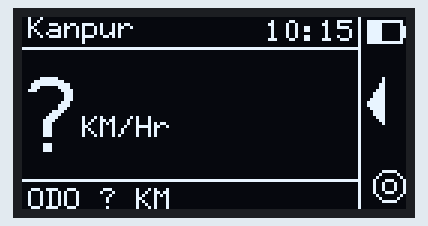
Simulated run of this sketch. Board: Arduino Uno, built with avr-gcc and run on an emulated ATmega328P. Shown: 128×64 one-colour display.

Above: at 0.1 s.

The sketch:

display.ino
```cpp
// #include <Wire.h>
// #include <U8g2lib.h>

// // SH1106 128x64 I2C
// U8G2_SH1106_128X64_NONAME_F_HW_I2C u8g2(U8G2_R0, U8X8_PIN_NONE);

// int blinkCounter = 0; // for blinking indicator

// void setup() {
//   Serial.begin(9600);

//   u8g2.begin();
// }

// int ind()
// {
//   if (Serial.available()) {
//     String s = Serial.readStringUntil('\n'); // read line until Enter
//     s.trim(); // remove spaces/newlines
//     if (s == "1") return 1;
//     if (s == "-1") return -1;
//     if (s == "0") return 0;
//   }
//   return 2; // no new input
// }

// int prev = 0;
// void loop()
// {
//  int indicator = ind();

//   if (indicator == 2) {
//     indicator = prev;         // keep last value if no new input
//   } else if (indicator == prev) {
//     indicator = 0;            // toggle off if same input comes again
//   }
//   prev = indicator;


//   casualRide(123.4, 45.6, 90.0, 78.0, indicator);

//   delay(200); // slower refresh for clearer blink
// }

// void casualRide(double distance, double speed, double heading, double battery_percentage, int indicator) {
//   char buf[20];
//   u8g2.clearBuffer();

//   // === Heading (Top Left) ===
//   u8g2.setFont(u8g2_font_5x8_tr);
//   sprintf(buf, "HDG:%03d", (int)heading);
//   u8g2.drawStr(0, 10, buf);

//   // === Battery Box (Top Right) ===
//   int batt_x = 110, batt_y = 0, batt_w = 18, batt_h = 8;
//   u8g2.drawFrame(batt_x, batt_y, batt_w, batt_h);
//   u8g2.drawBox(batt_x + 2, batt_y + 2, (int)((batt_w - 4) * battery_percentage / 100.0), batt_h - 4);
//   sprintf(buf, "%d%%", (int)battery_percentage);
//   u8g2.setFont(u8g2_font_5x8_tr);
//   u8g2.drawStr(batt_x - 20, batt_y + 6, buf);

//   // === Speed (Big, Center) ===
//   u8g2.setFont(u8g2_font_logisoso32_tr);
//   sprintf(buf, "%d", (int)speed);
//   u8g2.drawStr(30, 48, buf);

//   // === Odometer (Bottom Left) ===
//   u8g2.setFont(u8g2_font_6x12_tr);
//   sprintf(buf, "ODO:%d", (int)distance);
//   u8g2.drawStr(0, 62, buf);

//   // === Blinking Indicator Arrow ===
//   blinkCounter++;
//   if ((blinkCounter / 5) % 2 == 0) {   // blink toggle
//     if (indicator == 1)
//     {
//       u8g2.drawTriangle(110, 50, 120, 55, 110, 60);
//     }
//     else if (indicator == -1)
//     {
//       u8g2.drawTriangle(120, 50, 110, 55, 120, 60);
//     }

//   }

//   u8g2.sendBuffer();
// }

#include <Arduino.h>
#include <U8g2lib.h>

// Example: for 128x64 OLED using I2C (change if you have SPI or different controller)
U8G2_SSD1306_128X64_NONAME_F_HW_I2C u8g2(U8G2_R0, /* reset=*/ U8X8_PIN_NONE);

// Variables to display
String location = "Kanpur";
float speed = 88.0;         // km/h
float distance = 100.0;     // km
int battery = 37;           // %
bool leftIndicator = false;
bool rightIndicator = false;

void setup() {
  u8g2.begin();
}

void loop() {
  // Example toggling indicators
  static unsigned long lastBlink = 0;
  static bool blinkState = false;
  if (millis() - lastBlink > 500) {
    blinkState = !blinkState;
    lastBlink = millis();
  }

  // Draw screen
  u8g2.firstPage();
  do {
    drawDashboard(blinkState);
  } while (u8g2.nextPage());

  delay(50);
}

void drawDashboard(bool blinkState) {


  u8g2.drawHLine(0, 10, 112);
  u8g2.drawHLine(0, 54, 112);
  u8g2.drawVLine(112, 0, 64);


  u8g2.setFont(u8g2_font_6x12_tf);

  u8g2.drawStr(2, 7, location.c_str());

  char timeStr[9];
  sprintf(timeStr, "%02d:%02d", 10, 15);
  u8g2.drawStr(110-u8g2.getStrWidth(timeStr), 8, timeStr);


  // Center: Speed
  u8g2.setFont(u8g2_font_fur25_tf);  // Big font
  char spd[10];
  sprintf(spd, "%.1f", speed);
  u8g2.drawStr(1, 45, spd);

  u8g2.setFont(u8g2_font_6x12_tf);
  u8g2.drawStr(5 + u8g2.getStrWidth(spd)*3, 40, "KM/Hr");

  // Bottom left: Distance
  char dist[20];
  sprintf(dist, "ODO %.1f KM", distance);
  u8g2.drawStr(2, 64, dist);

  // Top right: Battery box
  u8g2.drawFrame(115, 1, 12, 8);  // battery outline
  u8g2.drawBox(127, 3, 1, 4);     // battery tip
  int bw = map(battery, 0, 100, 0, 14);
  u8g2.drawBox(115, 1, bw, 8);

  // char battStr[10];
  // sprintf(battStr, "%d%%", battery);
  // u8g2.drawStr(90, 10, battStr);

  // Turn indicators
  if (1) {
    if (1) {
      u8g2.drawTriangle(120, 20, 120, 35, 115, 28);  // left arrow
    }
    if (rightIndicator) {
      u8g2.drawTriangle(95, 20, 95, 35, 110, 28); // right arrow
    }
  }

  // Gear/settings icon (just a small cog wheel shape)
  u8g2.drawCircle(122, 56, 5, U8G2_DRAW_ALL);  // gear outline
  u8g2.drawCircle(122, 56, 2, U8G2_DRAW_ALL);  // center
}
```
